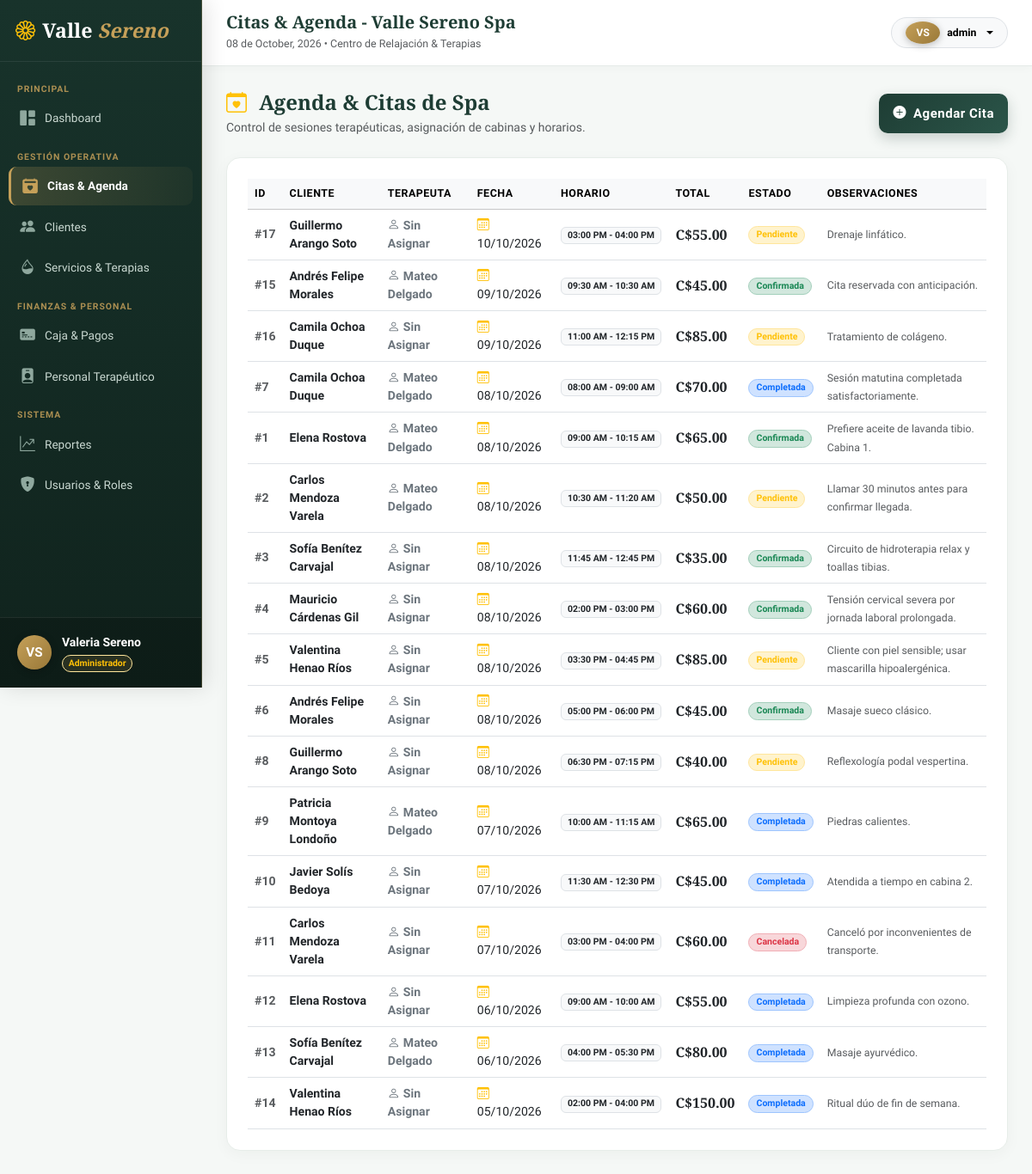
The app's page /index.php?c=citas&a=index (signed in) with its own data.
### tables this page shows
CREATE TABLE IF NOT EXISTS empleados (
    id INT AUTO_INCREMENT PRIMARY KEY,
    nombre_completo VARCHAR(120) NOT NULL,
    telefono VARCHAR(20) NOT NULL,
    correo VARCHAR(100) NOT NULL UNIQUE,
    cargo VARCHAR(50) NOT NULL,
    especialidades TEXT NULL,
    estado ENUM('activo', 'inactivo') NOT NULL DEFAULT 'activo'
);

CREATE TABLE IF NOT EXISTS citas (
    id INT AUTO_INCREMENT PRIMARY KEY,
    id_cliente INT NOT NULL,
    id_empleado INT NOT NULL COMMENT 'Terapeuta asignado',
    fecha DATE NOT NULL,
    hora_inicio TIME NOT NULL,
    hora_fin TIME NOT NULL,
    total DECIMAL(10,2) NOT NULL DEFAULT 0.00,
    estado ENUM('Pendiente', 'Confirmada', 'Completada', 'Cancelada') NOT NULL DEFAULT 'Pendiente',
    observaciones TEXT NULL,
    creado_en TIMESTAMP DEFAULT CURRENT_TIMESTAMP,
    CONSTRAINT fk_citas_clientes FOREIGN KEY (id_cliente) 
        REFERENCES clientes(id) ON UPDATE CASCADE ON DELETE RESTRICT,
    CONSTRAINT fk_citas_empleados FOREIGN KEY (id_empleado) 
        REFERENCES empleados(id) ON UPDATE CASCADE ON DELETE RESTRICT,
    CONSTRAINT chk_citas_horario CHECK (hora_fin > hora_inicio),
    INDEX idx_citas_terapeuta_fecha (id_empleado, fecha),
    INDEX idx_citas_cliente_fecha (id_cliente, fecha)
);

### app/views/citas/index.php (the view, shortened to what the rows shown need)
<div class="d-flex flex-column flex-md-row justify-content-between align-items-md-center mb-4 gap-3">
    <div>
        <h4 class="fw-bold mb-1" style="color: var(--spa-primary); font-family: var(--font-serif);">
            <i class="bi bi-calendar-heart text-warning me-2"></i>
            <?= ($_SESSION['rol_nombre'] ?? '') === 'Terapeuta' ? 'Mis Citas & Agenda Asignada' : 'Agenda & Citas de Spa' ?>
        </h4>
        <p class="text-muted small mb-0">
            <?= ($_SESSION['rol_nombre'] ?? '') === 'Terapeuta'
                ? 'Consulta de tus sesiones de tratamiento programadas y pacientes asignados.'
                : 'Control de sesiones terapéuticas, asignación de cabinas y horarios.' ?>
        </p>
    </div>
    <?php if (in_array($_SESSION['rol_nombre'] ?? '', ['Administrador', 'Recepcionista'])): ?>
    <div>
        <button class="btn btn-spa-primary btn-sm px-3 d-inline-flex align-items-center gap-2" data-bs-toggle="modal" data-bs-target="#modalNuevaCita">
            <i class="bi bi-plus-circle-fill"></i>
            <span>Agendar Cita</span>
        </button>
    </div>
    <?php endif; ?>
</div>
<div class="spa-card p-4">
    <div class="table-responsive">
        <table class="table table-hover align-middle mb-0">
            <thead class="table-light">
                <tr style="font-size: 0.78rem; text-transform: uppercase; letter-spacing: 0.5px; color: #556b61;">
                    <th>ID</th>
                    <th>CLIENTE</th>
                    <th>TERAPEUTA</th>
                    <th>FECHA</th>
                    <th>HORARIO</th>
                    <th>TOTAL</th>
                    <th>ESTADO</th>
                    <th>OBSERVACIONES</th>
                </tr>
            </thead>
            <tbody style="font-size: 0.88rem;">
                <?php if (empty($citas)): ?>
                    <tr>
                        <td colspan="8" class="text-center py-4 text-muted">
                            <i class="bi bi-calendar-x fs-3 d-block mb-1 text-muted"></i>
                            <?= ($_SESSION['rol_nombre'] ?? '') === 'Terapeuta'
                                ? 'No tienes citas de tratamiento asignadas por el momento.'
                                : 'No hay citas registradas en la base de datos.' ?>
                        </td>
                    </tr>
                <?php else: ?>
                    <?php foreach ($citas as $c): ?>
                        <tr>
                            <td class="fw-bold text-muted">#<?= $c['id'] ?></td>
                            <td>
                                <div class="fw-bold text-dark"><?= htmlspecialchars($c['cliente_nombre']) ?></div>
                            </td>
                            <td>
                                <span class="text-secondary fw-semibold">
                                    <i class="bi bi-person me-1"></i><?= htmlspecialchars($c['terapeuta_nombre'] ?? $c['empleado_nombre'] ?? 'Sin Asignar') ?>
                                </span>
                            </td>
                            <td>
                                <span class="text-dark">
                                    <i class="bi bi-calendar3 text-warning me-1"></i><?= date('d/m/Y', strtotime($c['fecha'])) ?>
                                </span>
                            </td>
                            <td>
                                <span class="badge bg-light text-dark border">
                                    <?= date('h:i A', strtotime($c['hora_inicio'])) ?> - <?= date('h:i A', strtotime($c['hora_fin'])) ?>
                                </span>
                            </td>
                            <td>
                                <span class="fw-bold text-dark fs-6" style="font-family: var(--font-serif); color: var(--spa-primary);">
                                    C$<?= number_format($c['total'], 2) ?>
                                </span>
                            </td>
                            <td>
                                <?php
                                    $estadoClass = match($c['estado']) {
                                        'Confirmada' => 'bg-success-subtle text-success border border-success-subtle',
                                        'Pendiente'  => 'bg-warning-subtle text-warning border border-warning-subtle',
                                        'Completada' => 'bg-primary-subtle text-primary border border-primary-subtle',
                                        'Cancelada'  => 'bg-danger-subtle text-danger border border-danger-subtle',
                                        default      => 'bg-secondary-subtle text-secondary'
                                    };
                                ?>
                                <span class="badge <?= $estadoClass ?> rounded-pill px-2 py-1">
                                    <?= htmlspecialchars($c['estado']) ?>
                                </span>
                            </td>
                            <td>
                                <small class="text-muted">
                                    <?= htmlspecialchars($c['observaciones'] ?? 'Sin observaciones') ?>
                                </small>
                            </td>
                        </tr>
                    <?php endforeach; ?>
                <?php endif; ?>
            </tbody>
        </table>
    </div>
</div>

### app/views/layouts/main.php (shortened to what the rows shown need)
<?php
$user = [
    'id'      => $_SESSION['usuario_id'] ?? 0,
    'usuario' => $_SESSION['usuario'] ?? 'Invitado',
    'nombre'  => $_SESSION['nombre'] ?? 'Usuario',
    'email'   => $_SESSION['email'] ?? '',
    'rol'     => $_SESSION['rol_nombre'] ?? 'Sin rol',
    'cargo'   => $_SESSION['cargo'] ?? 'Personal'
];
$activePage = $activePage ?? 'dashboard';
$userInitials = strtoupper(substr($user['nombre'], 0, 1) . (strpos($user['nombre'], ' ') !== false ? substr($user['nombre'], strpos($user['nombre'], ' ') + 1, 1) : ''));
?>
<!DOCTYPE html>
<html lang="es">
<head>
    <link href="https://cdn.jsdelivr.net/npm/bootstrap@5.3.3/dist/css/bootstrap.min.css" rel="stylesheet">
    <link rel="stylesheet" href="https://cdn.jsdelivr.net/npm/bootstrap-icons@1.11.3/font/bootstrap-icons.min.css">
    <link rel="stylesheet" href="public/css/spa-theme.css?v=1.2">
</head>
<body>
    <div class="app-wrapper">
        <aside class="app-sidebar" id="appSidebar">
            <div class="sidebar-header d-flex align-items-center justify-content-between">
                <a href="index.php?c=dashboard&a=index" class="spa-brand">
                    <i class="bi bi-flower1 me-2 text-warning"></i>Valle <span>Sereno</span>
                </a>
            </div>
            <nav class="sidebar-nav">
                <?php if ($user['rol'] !== 'Terapeuta'): ?>
                    <div class="sidebar-section-title">Principal</div>
                    <a href="index.php?c=dashboard&a=index" class="nav-spa-link <?= $activePage === 'dashboard' ? 'active' : '' ?>">
                        <i class="bi bi-grid-1x2-fill"></i>
                        <span>Dashboard</span>
                    </a>
                <?php endif; ?>
                <div class="sidebar-section-title">Gestión Operativa</div>
                <a href="index.php?c=citas&a=index" class="nav-spa-link <?= $activePage === 'citas' ? 'active' : '' ?>">
                    <i class="bi bi-calendar2-heart-fill"></i>
                    <span>Citas & Agenda</span>
                </a>
                <?php if (in_array($user['rol'], ['Administrador', 'Recepcionista'])): ?>
                    <a href="index.php?c=clientes&a=index" class="nav-spa-link <?= $activePage === 'clientes' ? 'active' : '' ?>">
                        <i class="bi bi-people-fill"></i>
                        <span>Clientes</span>
                    </a>
                <?php endif; ?>
                <a href="index.php?c=servicios&a=index" class="nav-spa-link <?= $activePage === 'servicios' ? 'active' : '' ?>">
                    <i class="bi bi-droplet-half"></i>
                    <span>Servicios & Terapias</span>
                </a>
                <?php if ($user['rol'] !== 'Terapeuta'): ?>
                    <div class="sidebar-section-title">Finanzas & Personal</div>
                    <a href="index.php?c=pagos&a=index" class="nav-spa-link <?= $activePage === 'pagos' ? 'active' : '' ?>">
                        <i class="bi bi-credit-card-2-front-fill"></i>
                        <span>Caja & Pagos</span>
                    </a>
                    <a href="index.php?c=empleados&a=index" class="nav-spa-link <?= $activePage === 'empleados' ? 'active' : '' ?>">
                        <i class="bi bi-person-badge-fill"></i>
                        <span>Personal Terapéutico</span>
                    </a>
                <?php endif; ?>
                <?php if ($user['rol'] === 'Administrador'): ?>
                    <div class="sidebar-section-title">Sistema</div>
                    <a href="index.php?c=reportes&a=index" class="nav-spa-link <?= $activePage === 'reportes' ? 'active' : '' ?>">
                        <i class="bi bi-graph-up-arrow"></i>
                        <span>Reportes</span>
                    </a>
                    <a href="index.php?c=usuarios&a=index" class="nav-spa-link <?= $activePage === 'usuarios' ? 'active' : '' ?>">
                        <i class="bi bi-shield-lock-fill"></i>
                        <span>Usuarios & Roles</span>
                    </a>
                <?php endif; ?>
            </nav>
            <div class="sidebar-footer">
                <div class="user-badge-box">
                    <div class="user-avatar-circle">
                        <?= htmlspecialchars($userInitials) ?>
                    </div>
                    <div class="overflow-hidden">
                        <div class="text-white fw-semibold small text-truncate"><?= htmlspecialchars($user['nombre']) ?></div>
                        <small class="badge rounded-pill text-warning border border-warning-subtle" style="font-size: 0.65rem; background: rgba(197, 160, 89, 0.15);">
                            <?= htmlspecialchars($user['rol']) ?>
                        </small>
                    </div>
                </div>
            </div>
        </aside>
        <div class="app-main">
            <header class="app-header">
                <div class="d-flex align-items-center gap-3">
                    <div>
                        <h5 class="mb-0 fw-bold" style="color: var(--spa-primary); font-family: var(--font-serif);">
                            <?= htmlspecialchars($pageTitle ?? 'Santuario de Bienestar') ?>
                        </h5>
                        <small class="text-muted" style="font-size: 0.78rem;">
                            <?= date('d \d\e F, Y') ?> &bull; Centro de Relajación & Terapias
                        </small>
                    </div>
                </div>
                <div class="d-flex align-items-center gap-3">
                    <div class="dropdown">
                        <button class="btn btn-light btn-sm rounded-pill dropdown-toggle d-flex align-items-center gap-2 border px-3" type="button" data-bs-toggle="dropdown">
                            <span class="user-avatar-circle" style="width:26px; height:26px; font-size:0.75rem;">
                                <?= htmlspecialchars($userInitials) ?>
                            </span>
                            <span class="d-none d-sm-inline fw-semibold small"><?= htmlspecialchars($user['usuario']) ?></span>
                        </button>
                    </div>
                </div>
            </header>
            <main class="page-container flex-grow-1">
                <?php
                if (isset($contentView) && file_exists($contentView)) {
                    include $contentView;
                } else {
                    echo "<div class='alert alert-warning'>Vista no disponible.</div>";
                }
                ?>
            </main>
        </div>
    </div>
</body>
</html>

### records on screen
empleados: nombre_completo "VS", nombre_completo "Valeria Sereno"
citas: id "17", cliente_nombre "Guillermo Arango Soto", terapeuta_nombre "Sin Asignar", fecha "10/10/2026", hora_inicio "03:00 PM", hora_fin "04:00 PM", total "55.00", estado "Pendiente", observaciones "Drenaje linfático."
citas: id "15", cliente_nombre "Andrés Felipe Morales", terapeuta_nombre "Mateo Delgado", fecha "09/10/2026", hora_inicio "09:30 AM", hora_fin "10:30 AM", total "45.00", estado "Confirmada", observaciones "Cita reservada con anticipación."
citas: id "16", cliente_nombre "Camila Ochoa Duque", terapeuta_nombre "Sin Asignar", fecha "09/10/2026", hora_inicio "11:00 AM", hora_fin "12:15 PM", total "85.00", estado "Pendiente", observaciones "Tratamiento de colágeno."
citas: id "7", cliente_nombre "Camila Ochoa Duque", terapeuta_nombre "Mateo Delgado", fecha "08/10/2026", hora_inicio "08:00 AM", hora_fin "09:00 AM", total "70.00", estado "Completada", observaciones "Sesión matutina completada satisfactoriamente."
citas: id "1", cliente_nombre "Elena Rostova", terapeuta_nombre "Mateo Delgado", fecha "08/10/2026", hora_inicio "09:00 AM", hora_fin "10:15 AM", total "65.00", estado "Confirmada", observaciones "Prefiere aceite de lavanda tibio. Cabina 1."
citas: id "2", cliente_nombre "Carlos Mendoza Varela", terapeuta_nombre "Mateo Delgado", fecha "08/10/2026", hora_inicio "10:30 AM", hora_fin "11:20 AM", total "50.00", estado "Pendiente", observaciones "Llamar 30 minutos antes para confirmar llegada."
citas: id "3", cliente_nombre "Sofía Benítez Carvajal", terapeuta_nombre "Sin Asignar", fecha "08/10/2026", hora_inicio "11:45 AM", hora_fin "12:45 PM", total "35.00", estado "Confirmada", observaciones "Circuito de hidroterapia relax y toallas tibias."
citas: id "4", cliente_nombre "Mauricio Cárdenas Gil", terapeuta_nombre "Sin Asignar", fecha "08/10/2026", hora_inicio "02:00 PM", hora_fin "03:00 PM", total "60.00", estado "Confirmada", observaciones "Tensión cervical severa por jornada laboral prolongada."
citas: id "5", cliente_nombre "Valentina Henao Ríos", terapeuta_nombre "Sin Asignar", fecha "08/10/2026", hora_inicio "03:30 PM", hora_fin "04:45 PM", total "85.00", estado "Pendiente", observaciones "Cliente con piel sensible; usar mascarilla hipoalergénica."
citas: id "6", cliente_nombre "Andrés Felipe Morales", terapeuta_nombre "Sin Asignar", fecha "08/10/2026", hora_inicio "05:00 PM", hora_fin "06:00 PM", total "45.00", estado "Confirmada", observaciones "Masaje sueco clásico."
citas: id "8", cliente_nombre "Guillermo Arango Soto", terapeuta_nombre "Sin Asignar", fecha "08/10/2026", hora_inicio "06:30 PM", hora_fin "07:15 PM", total "40.00", estado "Pendiente", observaciones "Reflexología podal vespertina."
citas: id "9", cliente_nombre "Patricia Montoya Londoño", terapeuta_nombre "Mateo Delgado", fecha "07/10/2026", hora_inicio "10:00 AM", hora_fin "11:15 AM", total "65.00", estado "Completada", observaciones "Piedras calientes."
citas: id "10", cliente_nombre "Javier Solís Bedoya", terapeuta_nombre "Sin Asignar", fecha "07/10/2026", hora_inicio "11:30 AM", hora_fin "12:30 PM", total "45.00", estado "Completada", observaciones "Atendida a tiempo en cabina 2."
citas: id "11", cliente_nombre "Carlos Mendoza Varela", terapeuta_nombre "Sin Asignar", fecha "07/10/2026", hora_inicio "03:00 PM", hora_fin "04:00 PM", total "60.00", estado "Cancelada", observaciones "Canceló por inconvenientes de transporte."
citas: id "12", cliente_nombre "Elena Rostova", terapeuta_nombre "Sin Asignar", fecha "06/10/2026", hora_inicio "09:00 AM", hora_fin "10:00 AM", total "55.00", estado "Completada", observaciones "Limpieza profunda con ozono."
citas: id "13", cliente_nombre "Sofía Benítez Carvajal", terapeuta_nombre "Mateo Delgado", fecha "06/10/2026", hora_inicio "04:00 PM", hora_fin "05:30 PM", total "80.00", estado "Completada", observaciones "Masaje ayurvédico."
citas: id "14", cliente_nombre "Valentina Henao Ríos", terapeuta_nombre "Sin Asignar", fecha "05/10/2026", hora_inicio "02:00 PM", hora_fin "04:00 PM", total "150.00", estado "Completada", observaciones "Ritual dúo de fin de semana."

### other values on screen
$user['rol'] "Administrador"
$pageTitle "Citas & Agenda - Valle Sereno Spa"
$user['usuario'] "admin"
